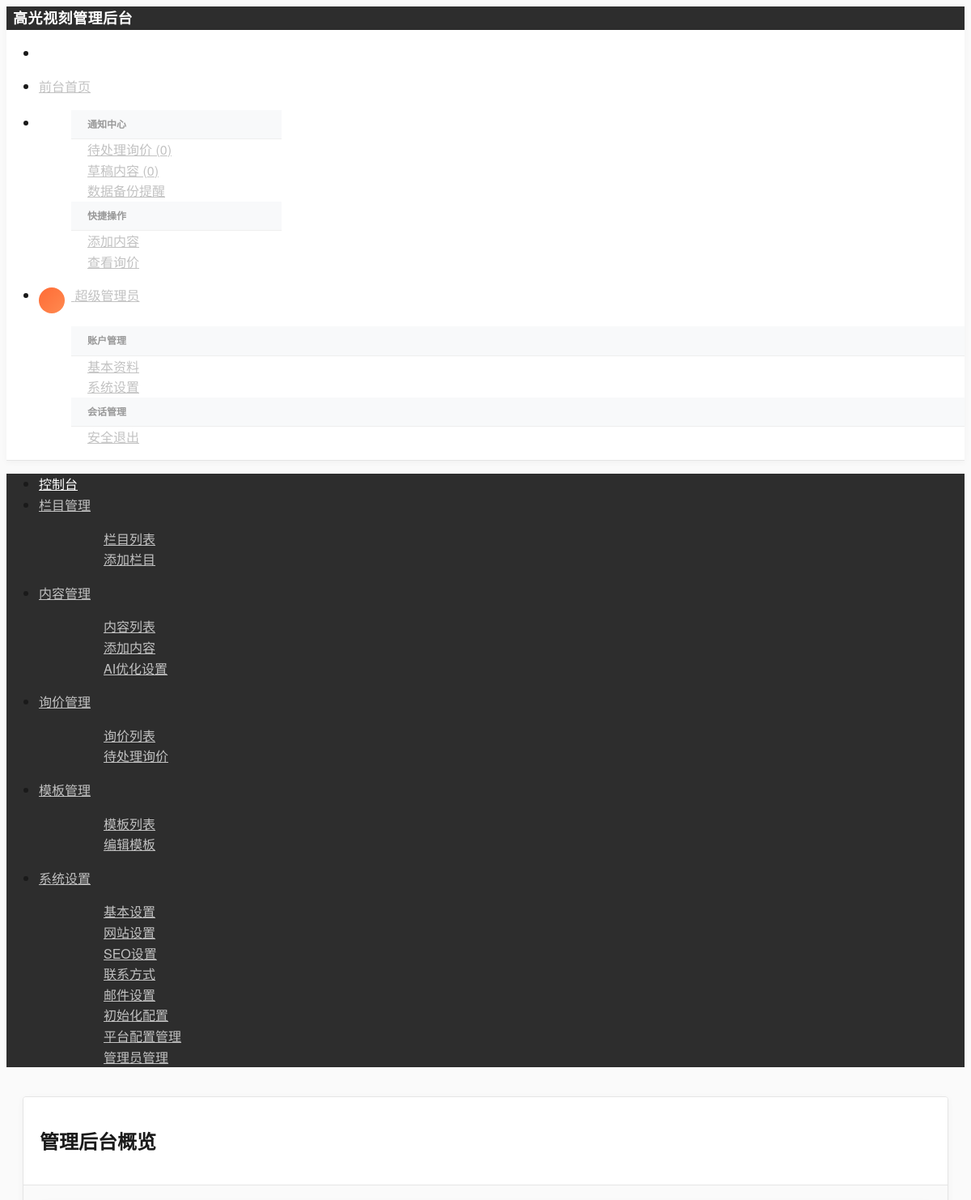
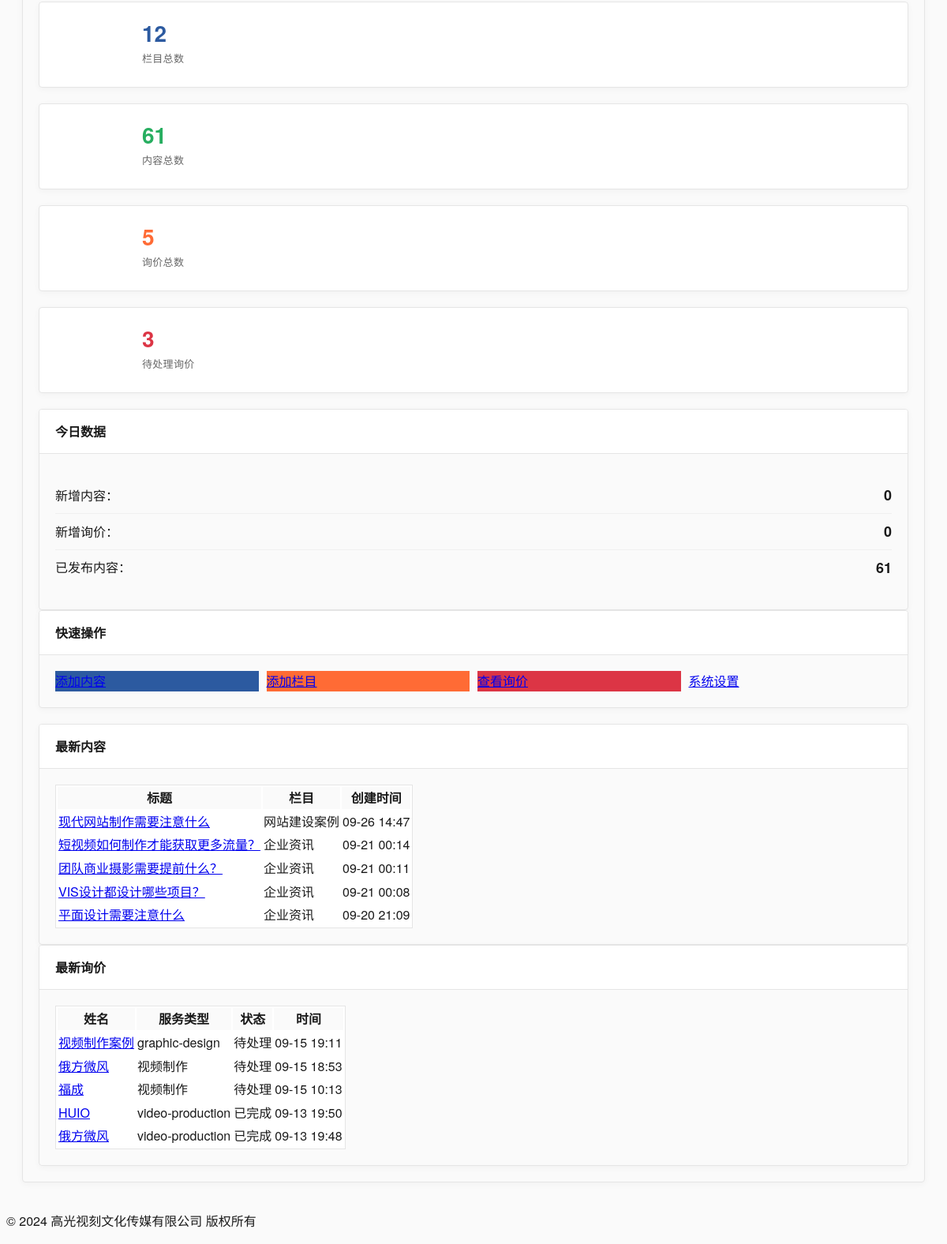
The page /admin/index.php (signed in) on the database its author committed (2 pictures, top to bottom).
### tables this page shows
CREATE TABLE `contents` (
  `id` int(11) NOT NULL AUTO_INCREMENT,
  `category_id` int(11) NOT NULL COMMENT '栏目ID',
  `title` varchar(200) NOT NULL COMMENT '标题',
  `slug` varchar(200) NOT NULL COMMENT 'URL别名',
  `summary` text COMMENT '摘要',
  `content` longtext COMMENT '内容',
  `thumbnail` varchar(500) DEFAULT NULL COMMENT '缩略图',
  `images` json DEFAULT NULL COMMENT '图片集合',
  `videos` json DEFAULT NULL COMMENT '视频集合',
  `tags` varchar(500) DEFAULT NULL COMMENT '标签',
  `view_count` int(11) NOT NULL DEFAULT '0' COMMENT '浏览量',
  `sort_order` int(11) NOT NULL DEFAULT '0' COMMENT '排序',
  `is_featured` tinyint(1) NOT NULL DEFAULT '0' COMMENT '是否推荐',
  `is_published` tinyint(1) NOT NULL DEFAULT '1' COMMENT '是否发布',
  `published_at` timestamp NULL DEFAULT NULL COMMENT '发布时间',
  `seo_title` varchar(200) DEFAULT NULL COMMENT 'SEO标题',
  `seo_keywords` varchar(500) DEFAULT NULL COMMENT 'SEO关键词',
  `seo_description` varchar(500) DEFAULT NULL COMMENT 'SEO描述',
  `created_at` timestamp NOT NULL DEFAULT CURRENT_TIMESTAMP COMMENT '创建时间',
  `updated_at` timestamp NOT NULL DEFAULT CURRENT_TIMESTAMP ON UPDATE CURRENT_TIMESTAMP COMMENT '更新时间',
  PRIMARY KEY (`id`),
  UNIQUE KEY `slug` (`slug`),
  KEY `category_id` (`category_id`),
  KEY `is_published` (`is_published`),
  KEY `is_featured` (`is_featured`),
  KEY `sort_order` (`sort_order`)
);

CREATE TABLE `categories` (
  `id` int(11) NOT NULL AUTO_INCREMENT,
  `name` varchar(100) NOT NULL COMMENT '栏目名称',
  `slug` varchar(100) NOT NULL COMMENT 'URL别名',
  `description` text COMMENT '栏目描述',
  `channel_content` longtext COMMENT '频道页面内容',
  `template_type` enum('channel','list','content') NOT NULL DEFAULT 'list' COMMENT '模板类型',
  `template_file` varchar(100) DEFAULT NULL COMMENT '模板文件名',
  `parent_id` int(11) NOT NULL DEFAULT '0' COMMENT '父栏目ID',
  `sort_order` int(11) NOT NULL DEFAULT '0' COMMENT '排序',
  `is_active` tinyint(1) NOT NULL DEFAULT '1' COMMENT '是否启用',
  `meta_title` varchar(200) DEFAULT NULL COMMENT 'SEO标题',
  `meta_keywords` varchar(500) DEFAULT NULL COMMENT 'SEO关键词',
  `meta_description` varchar(500) DEFAULT NULL COMMENT 'SEO描述',
  `created_at` timestamp NOT NULL DEFAULT CURRENT_TIMESTAMP COMMENT '创建时间',
  `updated_at` timestamp NOT NULL DEFAULT CURRENT_TIMESTAMP ON UPDATE CURRENT_TIMESTAMP COMMENT '更新时间',
  `content_template_id` int(11) DEFAULT NULL COMMENT '内容模板ID',
  PRIMARY KEY (`id`),
  UNIQUE KEY `slug` (`slug`),
  KEY `parent_id` (`parent_id`),
  KEY `sort_order` (`sort_order`),
  KEY `is_active` (`is_active`),
  KEY `idx_template_file` (`template_file`),
  KEY `idx_content_template_id` (`content_template_id`)
);

CREATE TABLE `inquiries` (
  `id` int(11) NOT NULL AUTO_INCREMENT,
  `name` varchar(100) NOT NULL COMMENT '姓名',
  `company` varchar(200) DEFAULT NULL COMMENT '公司名称',
  `phone` varchar(20) NOT NULL COMMENT '联系电话',
  `email` varchar(100) DEFAULT NULL COMMENT '邮箱',
  `service_type` varchar(100) NOT NULL COMMENT '服务类型',
  `budget` varchar(50) DEFAULT NULL COMMENT '预算范围',
  `project_description` text COMMENT '项目描述',
  `requirements` text COMMENT '具体需求',
  `timeline` varchar(100) DEFAULT NULL COMMENT '预期时间',
  `source` varchar(50) DEFAULT 'website' COMMENT '来源渠道',
  `status` enum('pending','processing','completed','cancelled') NOT NULL DEFAULT 'pending' COMMENT '处理状态',
  `priority` enum('low','normal','high','urgent') DEFAULT 'normal' COMMENT '优先级',
  `notes` text COMMENT '备注',
  `response_content` text COMMENT '回复内容',
  `response_at` datetime DEFAULT NULL COMMENT '回复时间',
  `assigned_to` int(11) DEFAULT NULL COMMENT '分配给谁',
  `followed_up_at` timestamp NULL DEFAULT NULL COMMENT '跟进时间',
  `created_at` timestamp NOT NULL DEFAULT CURRENT_TIMESTAMP COMMENT '创建时间',
  `updated_at` timestamp NOT NULL DEFAULT CURRENT_TIMESTAMP ON UPDATE CURRENT_TIMESTAMP COMMENT '更新时间',
  PRIMARY KEY (`id`),
  KEY `status` (`status`),
  KEY `service_type` (`service_type`),
  KEY `created_at` (`created_at`),
  KEY `priority` (`priority`),
  KEY `assigned_to` (`assigned_to`)
);

### admin/index.php (the view, shortened to what the rows shown need)
<?php
require_once '../includes/functions.php';
try {
    $stmt = $db->prepare("SELECT c.id, c.title, c.created_at, cat.name as category_name
                          FROM contents c
                          LEFT JOIN categories cat ON c.category_id = cat.id
                          ORDER BY c.created_at DESC LIMIT 5");
    $stmt->execute();
    $latest_contents = $stmt->fetchAll();
    $stmt = $db->prepare("SELECT id, name, service_type, created_at, status FROM inquiries ORDER BY created_at DESC LIMIT 5");
    $stmt->execute();
    $latest_inquiries = $stmt->fetchAll();
} catch(PDOException $e) {
    $stats = [];
    $latest_contents = [];
    $latest_inquiries = [];
}
?>
<!DOCTYPE html>
<html lang="zh-CN">
<head>
    <link rel="stylesheet" href="https://unpkg.com/layui@2.8.0/dist/css/layui.css">
    <link rel="stylesheet" href="assets/css/admin-optimized.css">
</head>
<body>
    <div class="layui-layout layui-layout-admin">
        <div class="layui-body">
            <div class="layui-card">
                <div class="layui-card-header">
                    <h2>管理后台概览</h2>
                </div>
                <div class="layui-card-body">
                    <div class="layui-row layui-col-space15" style="margin-top: 20px;">
                        <div class="layui-col-md6">
                            <div class="layui-card">
                                <div class="layui-card-body">
                                    <?php if (empty($latest_contents)): ?>
                                        <p style="text-align: center; color: #999;">暂无内容</p>
                                    <?php else: ?>
                                        <table class="layui-table" lay-size="sm">
                                            <thead>
                                                <tr>
                                                    <th>标题</th>
                                                    <th>栏目</th>
                                                    <th>创建时间</th>
                                                </tr>
                                            </thead>
                                            <tbody>
                                                <?php foreach ($latest_contents as $content): ?>
                                                <tr>
                                                    <td>
                                                        <a href="modules/content/edit.php?id=<?php echo $content['id']; ?>">
                                                            <?php echo truncate_string($content['title'], 30); ?>
                                                        </a>
                                                    </td>
                                                    <td><?php echo $content['category_name'] ?? '未分类'; ?></td>
                                                    <td><?php echo format_date($content['created_at'], 'm-d H:i'); ?></td>
                                                </tr>
                                                <?php endforeach; ?>
                                            </tbody>
                                        </table>
                                    <?php endif; ?>
                                </div>
                            </div>
                        </div>
                        <div class="layui-col-md6">
                            <div class="layui-card">
                                <div class="layui-card-body">
                                    <?php if (empty($latest_inquiries)): ?>
                                        <p style="text-align: center; color: #999;">暂无询价</p>
                                    <?php else: ?>
                                        <table class="layui-table" lay-size="sm">
                                            <thead>
                                                <tr>
                                                    <th>姓名</th>
                                                    <th>服务类型</th>
                                                    <th>状态</th>
                                                    <th>时间</th>
                                                </tr>
                                            </thead>
                                            <tbody>
                                                <?php foreach ($latest_inquiries as $inquiry): ?>
                                                <tr>
                                                    <td>
                                                        <a href="modules/inquiry/view.php?id=<?php echo $inquiry['id']; ?>">
                                                            <?php echo $inquiry['name']; ?>
                                                        </a>
                                                    </td>
                                                    <td><?php echo $inquiry['service_type']; ?></td>
                                                    <td>
                                                        <?php
                                                        $status_map = ['pending' => '待处理', 'processing' => '处理中', 'completed' => '已完成'];
                                                        $status_class = ['pending' => 'layui-bg-orange', 'processing' => 'layui-bg-blue', 'completed' => 'layui-bg-green'];
                                                        echo '<span class="layui-badge ' . ($status_class[$inquiry['status']] ?? '') . '">' . ($status_map[$inquiry['status']] ?? $inquiry['status']) . '</span>';
                                                        ?>
                                                    </td>
                                                    <td><?php echo format_date($inquiry['created_at'], 'm-d H:i'); ?></td>
                                                </tr>
                                                <?php endforeach; ?>
                                            </tbody>
                                        </table>
                                    <?php endif; ?>
                                </div>
                            </div>
                        </div>
                    </div>
                </div>
            </div>
        </div>
    </div>
</body>
</html>

### rows shown on the page
contents: title "现代网站制作需要注意什么", category.name "网站建设案例", created_at "09-26 14:47"
contents: title "短视频如何制作才能获取更多流量？", category.name "企业资讯", created_at "09-21 00:14"
contents: title "团队商业摄影需要提前什么？", category.name "企业资讯", created_at "09-21 00:11"
contents: title "VIS设计都设计哪些项目？", category.name "企业资讯", created_at "09-21 00:08"
contents: title "平面设计需要注意什么", category.name "企业资讯", created_at "09-20 21:09"
inquiries: name "视频制作案例", service_type "graphic-design", status "待处理", created_at "09-15 19:11"
inquiries: name "俄方微风", service_type "视频制作", status "待处理", created_at "09-15 18:53"
inquiries: name "福成", service_type "视频制作", status "待处理", created_at "09-15 10:13"
inquiries: name "HUIO", service_type "video-production", status "已完成", created_at "09-13 19:50"
inquiries: name "俄方微风", service_type "video-production", status "已完成", created_at "09-13 19:48"

### other values the page prints
$_SESSION['admin_name'] "超级管理员"
$stats['categories'] "12"
$stats['contents'] "61"
$stats['inquiries'] "5"
$stats['pending_inquiries'] "3"
$stats['today_contents'] "0"
$stats['today_inquiries'] "0"
$stats['published_contents'] "61"
